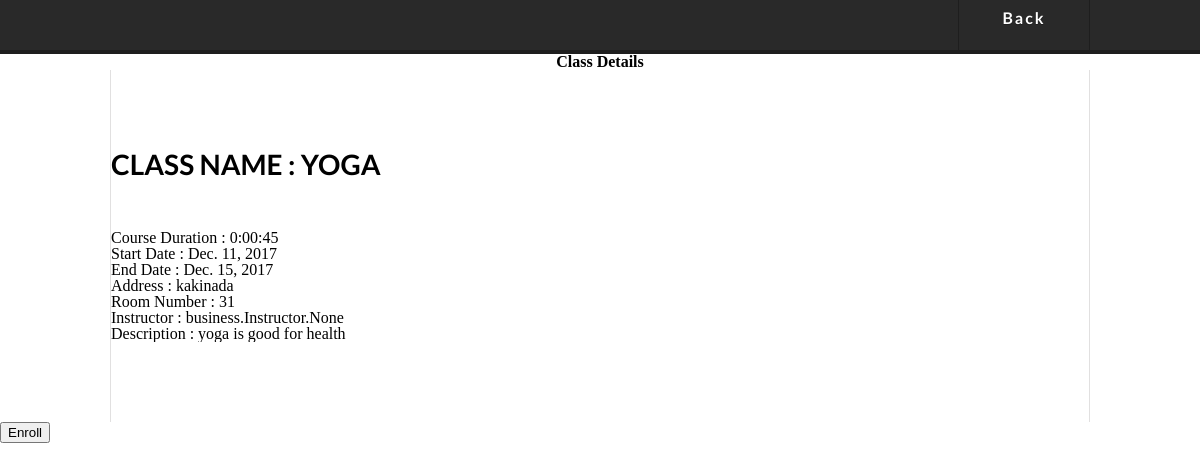
The page /student/details/1/ (signed in) on the database its author committed.
### Class/models.py (models this page shows, shortened)
class Class(models.Model):
    business_id = models.ForeignKey(Business,to_field='business_id',on_delete=models.CASCADE)
    class_id = models.AutoField(primary_key=True)
    class_name = models.CharField(max_length=100,blank=False,null=False,unique=True)
    class_name_variable = models.CharField(max_length=250,default='Class')
    corse_duration = models.DurationField()
    duration = models.DurationField()
    start_date = models.DateField()
    start_date_variable = models.CharField(max_length=100,default='Start Date')
    end_date = models.DateField()
    end_date_variable = models.CharField(max_length=100,default='End Date')
    class_location = models.CharField(max_length=250)
    class_location_variable = models.CharField(max_length=100,default = 'Location')
    allocated_room = models.CharField(max_length=10)
    allocated_room_variable = models.CharField(max_length=100,default='Room')
    instructor = models.ManyToManyField(Instructor)
    instructor_variable = models.CharField(max_length=100,default='Instructor')
    description = models.TextField()
    description_variable = models.CharField(max_length=100,default='Description')
    student = models.ManyToManyField(Student)

### student/views.py (the view)
# urls.py: url('^details/(?P<cid>[0-9]+)/',views.details,name="details"),
def details(request,cid):
    if not request.user.is_authenticated():
        return redirect('/student/login')
    else:
        try:
            print request.user.student.student_id
            classdetails = Class.objects.get(class_id = cid)
            return render(request,'student/details.html',{'list':classdetails})
        except:
            logout_user(request)

### student/templates/student/details.html (shortened to what this page needs)
<!DOCTYPE html>
{% load static %}
<html lang="en">
<head>
	<link rel="stylesheet" type="text/css" href="{% static 'css/class/reset.css' %}">
	<link rel="stylesheet" type="text/css" href="{% static 'css/class/main.css' %}">
</head>
<body>
		<header>
				<div class="wrapper">
					<nav>
						<ul class="main_nav">
								<li><a href="/student/dashboard/">Back</a></li>
						</ul>
					</nav>
				</div>
			</header>
	<h2><center>Class Details</center></h2>
	<section class="main wrapper">
		<article>
			<div class="post">
				<h1 class="title">
						Class Name      : {{list.class_name}}<br>
				</h1>
				Course Duration : {{list.corse_duration}}<br>
				Start Date      : {{list.start_date}}<br>
				End Date        : {{list.end_date}}<br>
				Address         : {{list.class_location}}<br>
				Room Number     : {{list.allocated_room}}<br>
				Instructor      : {{list.instructor}}<br>
				Description     : {{list.description}}
			</div>
		</article>
	</section>
	<form class='form-horizontal' action="/student/enroll/{{list.class_id}}/" method="post">
		<button type="submit" class="btn btn-default">Enroll</button>
	</form>
</body>
</html>

### business/static/css/class/main.css (style rules this page uses)
header { width: 100%; height: 50px; background-color: #292929; border-bottom: 4px #1e1e1e solid; }
header nav { float: right; }
ul.main_nav { font-family: 'LatoBold', 'Helvetica', arial; margin-right: -1px; font-weight: bold; }
ul.main_nav li { float: left; letter-spacing: 2px; font-size: 16px; padding: 0; margin: 0; }
ul.main_nav li a { display: block; width: 130px; height: 40px; padding-top: 10px; border-right: 1px #1e1e1e solid; vertical-align: middle; text-decoration: none; text-shadow: 0px 1px 0 #1e1e1e; text-align: center; }
ul.main_nav li:first-child a { border-left: 1px #1e1e1e solid; }
.main { position: relative; border-left: 1px #e1e0e0 solid; border-right: 1px #e1e0e0 solid; height: auto; overflow: hidden; }
.main article { margin: 80px 0; overflow: hidden; }
.main .article_image, .main .post { float: left; }
.main .post { width: 430px; float: left; }
.main .post h1.title, .main2 .post h1.title { font-family: 'LatoBold', 'Helvetica', arial; font-weight: bold; font-size: 28px; text-transform: uppercase; line-height: 30px; margin-bottom: 50px; }
.wrapper { width: 978px; height: auto; margin: 0 auto; }
ul.main_nav li a, .main .title a, .main2 .title a, .main a.read_more, .main2 a.read_more, .main a.read_more i.read_more_arrow, .main2 a.read_more i.read_more_arrow, .previous, .next, .previous i, .next i, footer ul.social_profiles li a, .search_widget .search-field { transition: .2s linear; -webkit-transition: .2s linear; -moz-transition: .2s linear; -o-transition: .2s linear; }

### rows shown on the page
Class: class_name "YOGA", corse_duration "0:00:45", start_date "Dec. 11, 2017", end_date "Dec. 15, 2017", class_location "kakinada", allocated_room "31", instructor "business.Instructor.None", description "yoga is good for health"
